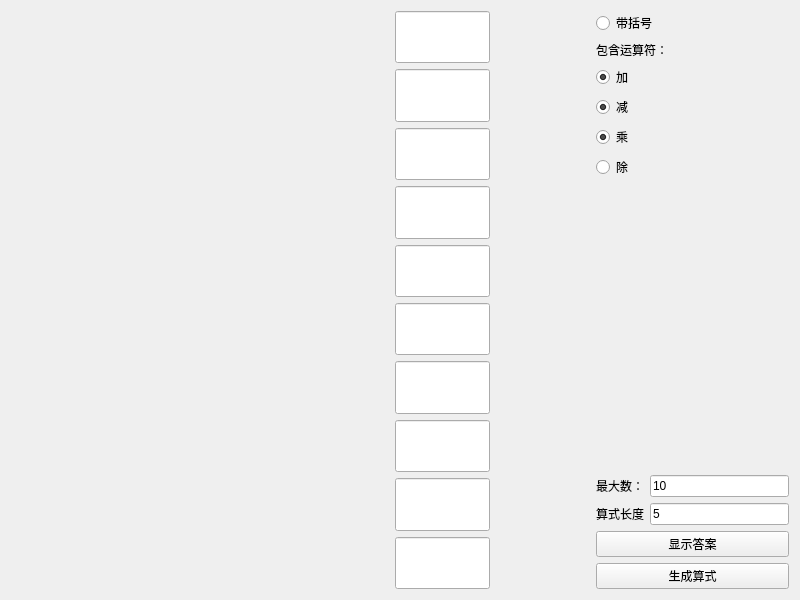
<?xml version="1.0" encoding="UTF-8"?>
<ui version="4.0">
 <class>Widget</class>
 <widget class="QWidget" name="Widget">
  <property name="geometry">
   <rect>
    <x>0</x>
    <y>0</y>
    <width>800</width>
    <height>600</height>
   </rect>
  </property>
  <property name="windowTitle">
   <string>Widget</string>
  </property>
  <layout class="QHBoxLayout" name="horizontalLayout_3" stretch="3,1">
   <item>
    <layout class="QVBoxLayout" name="verticalLayout">
     <item>
      <layout class="QHBoxLayout" name="horizontalLayout_12" stretch="4,1,1">
       <item>
        <widget class="QLabel" name="label">
         <property name="text">
          <string/>
         </property>
        </widget>
       </item>
       <item>
        <widget class="QLineEdit" name="lineEdit">
         <property name="sizePolicy">
          <sizepolicy hsizetype="Expanding" vsizetype="Preferred">
           <horstretch>0</horstretch>
           <verstretch>0</verstretch>
          </sizepolicy>
         </property>
        </widget>
       </item>
       <item>
        <widget class="QLabel" name="label_14">
         <property name="text">
          <string/>
         </property>
        </widget>
       </item>
      </layout>
     </item>
     <item>
      <layout class="QHBoxLayout" name="horizontalLayout_11" stretch="4,1,1">
       <item>
        <widget class="QLabel" name="label_2">
         <property name="text">
          <string/>
         </property>
        </widget>
       </item>
       <item>
        <widget class="QLineEdit" name="lineEdit_2">
         <property name="sizePolicy">
          <sizepolicy hsizetype="Expanding" vsizetype="Preferred">
           <horstretch>0</horstretch>
           <verstretch>0</verstretch>
          </sizepolicy>
         </property>
        </widget>
       </item>
       <item>
        <widget class="QLabel" name="label_15">
         <property name="text">
          <string/>
         </property>
        </widget>
       </item>
      </layout>
     </item>
     <item>
      <layout class="QHBoxLayout" name="horizontalLayout_10" stretch="4,1,1">
       <item>
        <widget class="QLabel" name="label_3">
         <property name="text">
          <string/>
         </property>
        </widget>
       </item>
       <item>
        <widget class="QLineEdit" name="lineEdit_3">
         <property name="sizePolicy">
          <sizepolicy hsizetype="Expanding" vsizetype="Preferred">
           <horstretch>0</horstretch>
           <verstretch>0</verstretch>
          </sizepolicy>
         </property>
        </widget>
       </item>
       <item>
        <widget class="QLabel" name="label_16">
         <property name="text">
          <string/>
         </property>
        </widget>
       </item>
      </layout>
     </item>
     <item>
      <layout class="QHBoxLayout" name="horizontalLayout_9" stretch="4,1,1">
       <item>
        <widget class="QLabel" name="label_4">
         <property name="text">
          <string/>
         </property>
        </widget>
       </item>
       <item>
        <widget class="QLineEdit" name="lineEdit_4">
         <property name="sizePolicy">
          <sizepolicy hsizetype="Expanding" vsizetype="Preferred">
           <horstretch>0</horstretch>
           <verstretch>0</verstretch>
          </sizepolicy>
         </property>
        </widget>
       </item>
       <item>
        <widget class="QLabel" name="label_17">
         <property name="text">
          <string/>
         </property>
        </widget>
       </item>
      </layout>
     </item>
     <item>
      <layout class="QHBoxLayout" name="horizontalLayout_8" stretch="4,1,1">
       <item>
        <widget class="QLabel" name="label_5">
         <property name="text">
          <string/>
         </property>
        </widget>
       </item>
       <item>
        <widget class="QLineEdit" name="lineEdit_5">
         <property name="sizePolicy">
          <sizepolicy hsizetype="Expanding" vsizetype="Preferred">
           <horstretch>0</horstretch>
           <verstretch>0</verstretch>
          </sizepolicy>
         </property>
        </widget>
       </item>
       <item>
        <widget class="QLabel" name="label_18">
         <property name="text">
          <string/>
         </property>
        </widget>
       </item>
      </layout>
     </item>
     <item>
      <layout class="QHBoxLayout" name="horizontalLayout_7" stretch="4,1,1">
       <item>
        <widget class="QLabel" name="label_6">
         <property name="text">
          <string/>
         </property>
        </widget>
       </item>
       <item>
        <widget class="QLineEdit" name="lineEdit_6">
         <property name="sizePolicy">
          <sizepolicy hsizetype="Expanding" vsizetype="Preferred">
           <horstretch>0</horstretch>
           <verstretch>0</verstretch>
          </sizepolicy>
         </property>
        </widget>
       </item>
       <item>
        <widget class="QLabel" name="label_19">
         <property name="text">
          <string/>
         </property>
        </widget>
       </item>
      </layout>
     </item>
     <item>
      <layout class="QHBoxLayout" name="horizontalLayout_6" stretch="4,1,1">
       <item>
        <widget class="QLabel" name="label_7">
         <property name="text">
          <string/>
         </property>
        </widget>
       </item>
       <item>
        <widget class="QLineEdit" name="lineEdit_7">
         <property name="sizePolicy">
          <sizepolicy hsizetype="Expanding" vsizetype="Preferred">
           <horstretch>0</horstretch>
           <verstretch>0</verstretch>
          </sizepolicy>
         </property>
        </widget>
       </item>
       <item>
        <widget class="QLabel" name="label_20">
         <property name="text">
          <string/>
         </property>
        </widget>
       </item>
      </layout>
     </item>
     <item>
      <layout class="QHBoxLayout" name="horizontalLayout_5" stretch="4,1,1">
       <item>
        <widget class="QLabel" name="label_8">
         <property name="text">
          <string/>
         </property>
        </widget>
       </item>
       <item>
        <widget class="QLineEdit" name="lineEdit_8">
         <property name="sizePolicy">
          <sizepolicy hsizetype="Expanding" vsizetype="Preferred">
           <horstretch>0</horstretch>
           <verstretch>0</verstretch>
          </sizepolicy>
         </property>
         <property name="text">
          <string/>
         </property>
        </widget>
       </item>
       <item>
        <widget class="QLabel" name="label_21">
         <property name="text">
          <string/>
         </property>
        </widget>
       </item>
      </layout>
     </item>
     <item>
      <layout class="QHBoxLayout" name="horizontalLayout_4" stretch="4,1,1">
       <item>
        <widget class="QLabel" name="label_9">
         <property name="text">
          <string/>
         </property>
        </widget>
       </item>
       <item>
        <widget class="QLineEdit" name="lineEdit_9">
         <property name="sizePolicy">
          <sizepolicy hsizetype="Expanding" vsizetype="Preferred">
           <horstretch>0</horstretch>
           <verstretch>0</verstretch>
          </sizepolicy>
         </property>
        </widget>
       </item>
       <item>
        <widget class="QLabel" name="label_22">
         <property name="text">
          <string/>
         </property>
        </widget>
       </item>
      </layout>
     </item>
     <item>
      <layout class="QHBoxLayout" name="horizontalLayout" stretch="4,1,1">
       <item>
        <widget class="QLabel" name="label_10">
         <property name="text">
          <string/>
         </property>
        </widget>
       </item>
       <item>
        <widget class="QLineEdit" name="lineEdit_10">
         <property name="sizePolicy">
          <sizepolicy hsizetype="Expanding" vsizetype="Preferred">
           <horstretch>0</horstretch>
           <verstretch>0</verstretch>
          </sizepolicy>
         </property>
        </widget>
       </item>
       <item>
        <widget class="QLabel" name="label_23">
         <property name="text">
          <string/>
         </property>
        </widget>
       </item>
      </layout>
     </item>
    </layout>
   </item>
   <item>
    <layout class="QHBoxLayout" name="horizontalLayout_2">
     <item>
      <layout class="QVBoxLayout" name="verticalLayout_2" stretch="1,5,1,1,1,1">
       <item>
        <layout class="QVBoxLayout" name="verticalLayout_4">
         <item>
          <widget class="QRadioButton" name="radioButton_5">
           <property name="text">
            <string>带括号</string>
           </property>
          </widget>
         </item>
        </layout>
       </item>
       <item>
        <layout class="QVBoxLayout" name="verticalLayout_3" stretch="1">
         <item>
          <layout class="QVBoxLayout" name="verticalLayout_5">
           <item>
            <widget class="QLabel" name="label_12">
             <property name="text">
              <string>包含运算符：</string>
             </property>
            </widget>
           </item>
           <item>
            <widget class="QRadioButton" name="radioButton">
             <property name="text">
              <string>加</string>
             </property>
             <property name="checked">
              <bool>true</bool>
             </property>
             <attribute name="buttonGroup">
              <string notr="true">buttonGroup</string>
             </attribute>
            </widget>
           </item>
           <item>
            <widget class="QRadioButton" name="radioButton_2">
             <property name="text">
              <string>减</string>
             </property>
             <property name="checked">
              <bool>true</bool>
             </property>
             <attribute name="buttonGroup">
              <string notr="true">buttonGroup</string>
             </attribute>
            </widget>
           </item>
           <item>
            <widget class="QRadioButton" name="radioButton_3">
             <property name="text">
              <string>乘</string>
             </property>
             <property name="checked">
              <bool>true</bool>
             </property>
             <attribute name="buttonGroup">
              <string notr="true">buttonGroup</string>
             </attribute>
            </widget>
           </item>
           <item>
            <widget class="QRadioButton" name="radioButton_4">
             <property name="text">
              <string>除</string>
             </property>
             <property name="checked">
              <bool>false</bool>
             </property>
             <attribute name="buttonGroup">
              <string notr="true">buttonGroup</string>
             </attribute>
            </widget>
           </item>
           <item>
            <spacer name="verticalSpacer">
             <property name="orientation">
              <enum>Qt::Vertical</enum>
             </property>
             <property name="sizeType">
              <enum>QSizePolicy::Expanding</enum>
             </property>
             <property name="sizeHint" stdset="0">
              <size>
               <width>20</width>
               <height>40</height>
              </size>
             </property>
            </spacer>
           </item>
          </layout>
         </item>
        </layout>
       </item>
       <item>
        <layout class="QHBoxLayout" name="horizontalLayout_16">
         <item>
          <widget class="QLabel" name="label_11">
           <property name="text">
            <string>最大数：</string>
           </property>
          </widget>
         </item>
         <item>
          <widget class="QLineEdit" name="maxNum">
           <property name="text">
            <string>10</string>
           </property>
          </widget>
         </item>
        </layout>
       </item>
       <item>
        <layout class="QHBoxLayout" name="horizontalLayout_15">
         <item>
          <widget class="QLabel" name="label_13">
           <property name="text">
            <string>算式长度</string>
           </property>
          </widget>
         </item>
         <item>
          <widget class="QLineEdit" name="len">
           <property name="text">
            <string>5</string>
           </property>
          </widget>
         </item>
        </layout>
       </item>
       <item>
        <layout class="QHBoxLayout" name="horizontalLayout_13">
         <item>
          <widget class="QPushButton" name="showPushButton">
           <property name="text">
            <string>显示答案</string>
           </property>
          </widget>
         </item>
        </layout>
       </item>
       <item>
        <layout class="QHBoxLayout" name="horizontalLayout_14">
         <item>
          <widget class="QPushButton" name="pushButton">
           <property name="text">
            <string>生成算式</string>
           </property>
          </widget>
         </item>
        </layout>
       </item>
      </layout>
     </item>
    </layout>
   </item>
  </layout>
 </widget>
 <resources/>
 <connections/>
 <buttongroups>
  <buttongroup name="buttonGroup">
   <property name="exclusive">
    <bool>false</bool>
   </property>
  </buttongroup>
 </buttongroups>
</ui>
